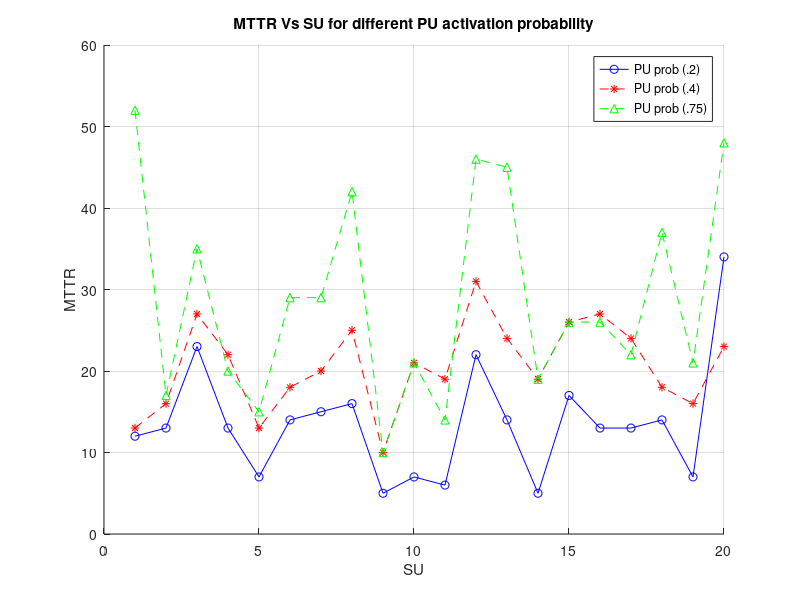
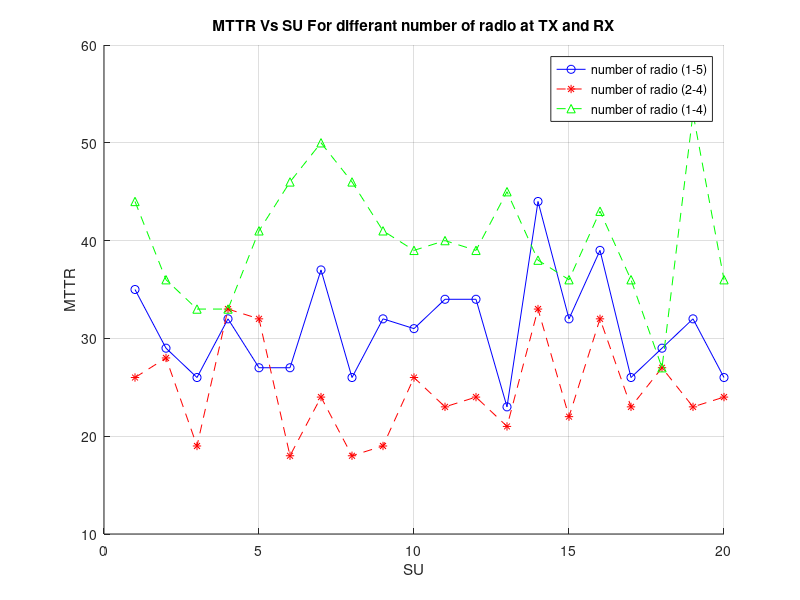
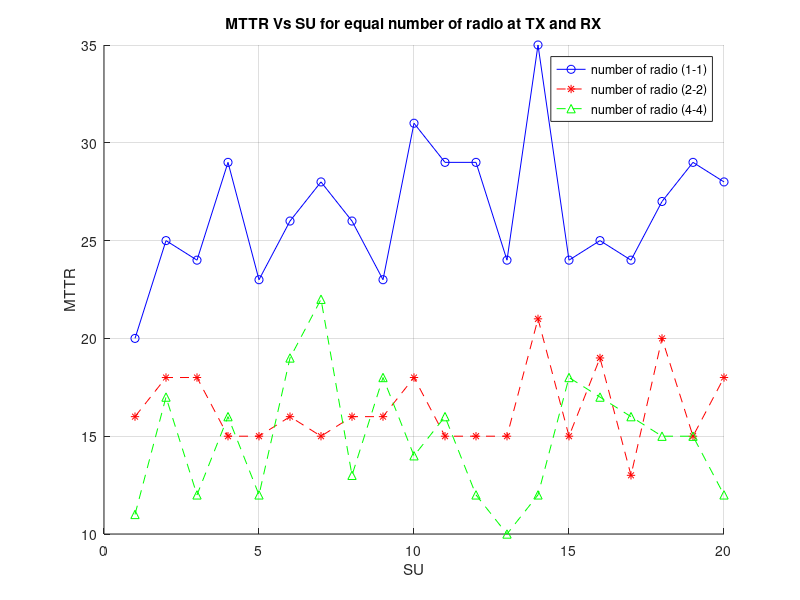
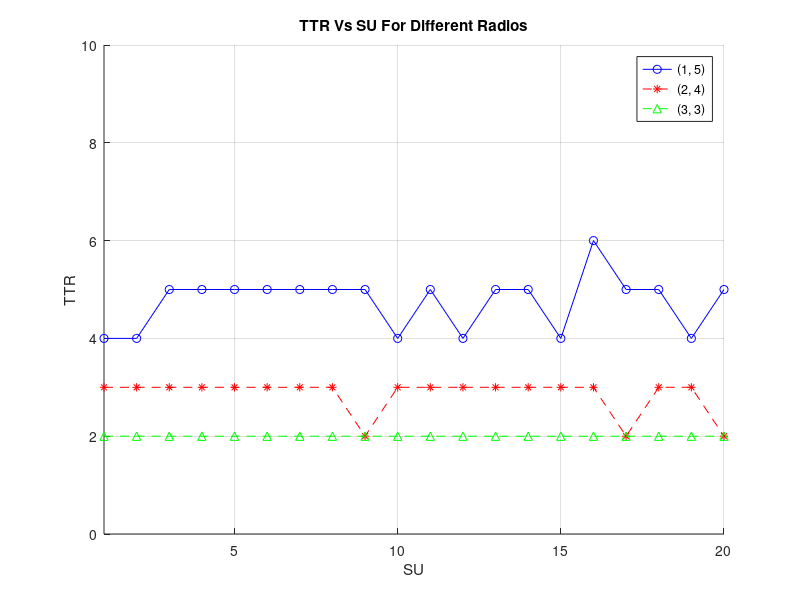

Source code (MATLAB) for these figures, in order:
%MTTR
MTTRPU2 = csvread('Maximum Time to rendezvous for Vs SU_PUprob(.2).csv');
MTTRPU4 = csvread('Maximum Time to rendezvous for Vs SU_PUprob(.4).csv');
MTTRPU6 = csvread('Maximum Time to rendezvous for Vs SU_PUprob(.75).csv');

X1 = MTTRPU2(:,1);
X2 = MTTRPU4(:,1);
X3 = MTTRPU6(:,1);

figure(1);
hold on ;
          
 plot(X1,'b-o');
 plot(X2,'r--*');
 plot(X3,'g--^');
 title('MTTR Vs SU for different PU activation probability');
 xlabel('SU');
 ylabel('MTTR');
 legend('PU prob (.2)','PU prob (.4)','PU prob (.75)');
 grid on;
 
MTTRR2 = csvread('Maximum Time to rendezvous for Vs SU_radio(1-5).csv');
MTTRR4 = csvread('Maximum Time to rendezvous for Vs SU_radio(2-4).csv');
MTTRR6 = csvread('Maximum Time to rendezvous for Vs SU_radio(1-4).csv');
X1 = MTTRR2(:,1);
X2 = MTTRR4(:,1);
X3 = MTTRR6(:,1);

figure(2);
hold on ;
          
 plot(X1,'b-o');
 plot(X2,'r--*');
 plot(X3,'g--^');
 grid on;
 xlabel('SU');
 ylabel('MTTR');
 title('MTTR Vs SU For differant number of radio at TX and RX');
 legend('number of radio (1-5)','number of radio (2-4)','number of radio (1-4)');
 
 MTTRR22 = csvread('Maximum Time to rendezvous for Vs SU_radio(1-1).csv');
MTTRR44 = csvread('Maximum Time to rendezvous for Vs SU_radio(2-2).csv');
MTTRR66 = csvread('Maximum Time to rendezvous for Vs SU_radio(4-4).csv');
X1 = MTTRR22(:,1);
X2 = MTTRR44(:,1);
X3 = MTTRR66(:,1);

figure(3);
hold on ;
          
 plot(X1,'b-o');
 plot(X2,'r--*');
 plot(X3,'g--^');
 grid on;
 
 xlabel('SU');
 ylabel('MTTR');
 legend('number of radio (1-1)','number of radio (2-2)','number of radio (4-4)');
 title('MTTR Vs SU for equal number of radio at TX and RX');
 %*******************************************************************************************
 TTRVsSU15 = csvread('Average TTR VS SU(1, 5).csv');
 TTRVsSU24 = csvread('Average TTR VS SU(2, 4).csv');
 TTRVsSU33 = csvread('Average TTR VS SU(3, 3).csv');
 
 X1 = TTRVsSU15(:,1);
 X2 = TTRVsSU24(:,1);
 X3 = TTRVsSU33(:,1);
 
 figure(4);
 hold on ;
 plot(X1,'b-o');
 plot(X2,'r--*');
 plot(X3,'g--^');
 axis([-inf inf 0 10])
 grid on;
  
 title('TTR Vs SU For Different Radios');
 xlabel('SU');
 ylabel('TTR');
 legend('(1, 5)', '(2, 4)', '(3, 3)');
 
 %*******************************************************************************************
 
UtilizationVSBand = csvread('Utilization VS Band.csv');
%  TTRVsSU24 = csvread('Average TTR VS SU(2, 4).csv');
%  TTRVsSU33 = csvread('Average TTR VS SU(3, 3).csv');
 
X1 = UtilizationVSBand(:,1);
%  X2 = TTRVsSU24(:,1);
%  X3 = TTRVsSU33(:,1);
 
figure(5);
hold on;
plot(X1,'b-o');
%  plot(X2,'r--*');
%  plot(X3,'g--^');
axis([-inf inf 0 1])
grid on;
  
title('Utilization VS Band');
xlabel('Band');
ylabel('Utilization');
% legend('(1, 5)', '(2, 4)', '(3, 3)');
  
 